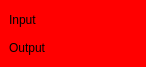
<?xml version="1.0" encoding="UTF-8"?>
<ui version="4.0">
 <class>TestBlock</class>
 <widget class="QWidget" name="TestBlock">
  <property name="geometry">
   <rect>
    <x>0</x>
    <y>0</y>
    <width>146</width>
    <height>67</height>
   </rect>
  </property>
  <property name="windowTitle">
   <string>Form</string>
  </property>
  <property name="styleSheet">
   <string notr="true">background-color:rgb(255,0,0)</string>
  </property>
  <layout class="QHBoxLayout" name="horizontalLayout">
   <property name="leftMargin">
    <number>0</number>
   </property>
   <property name="topMargin">
    <number>0</number>
   </property>
   <property name="rightMargin">
    <number>0</number>
   </property>
   <property name="bottomMargin">
    <number>0</number>
   </property>
   <item>
    <widget class="QWidget" name="widget" native="true">
     <layout class="QVBoxLayout" name="verticalLayout">
      <item>
       <widget class="QLabel" name="label">
        <property name="text">
         <string>Input</string>
        </property>
       </widget>
      </item>
      <item>
       <widget class="QLabel" name="label_2">
        <property name="styleSheet">
         <string notr="true"/>
        </property>
        <property name="text">
         <string>Output</string>
        </property>
       </widget>
      </item>
     </layout>
    </widget>
   </item>
  </layout>
 </widget>
 <resources/>
 <connections/>
</ui>
